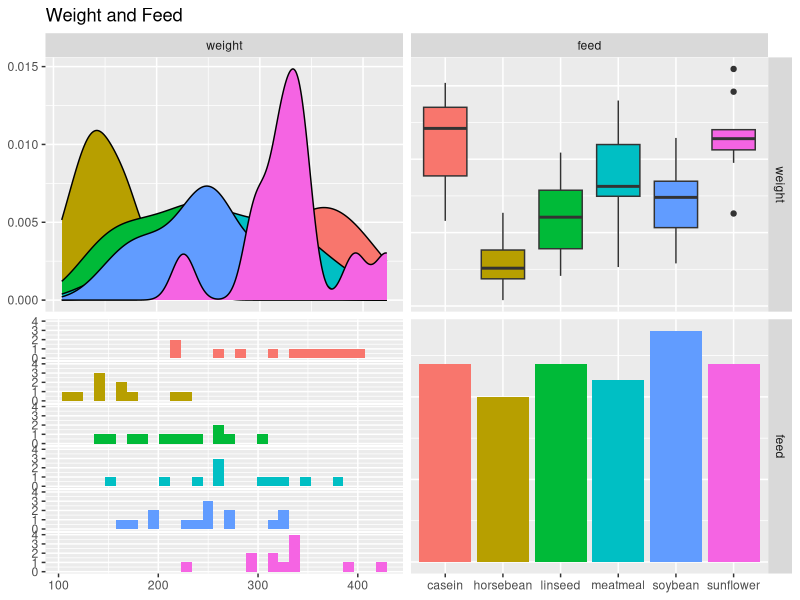

Write the R code that produced this figure.
require(GGally)     # Required for ggpairs
require(ggplot2)    # GGally supersets on ggplot2
library('datasets')
data(chickwts)
str(chickwts)
summary(chickwts)


ggpairs(data=chickwts, # data.frame with variables
        title="Weight and Feed", 
        aes(color=feed)) 